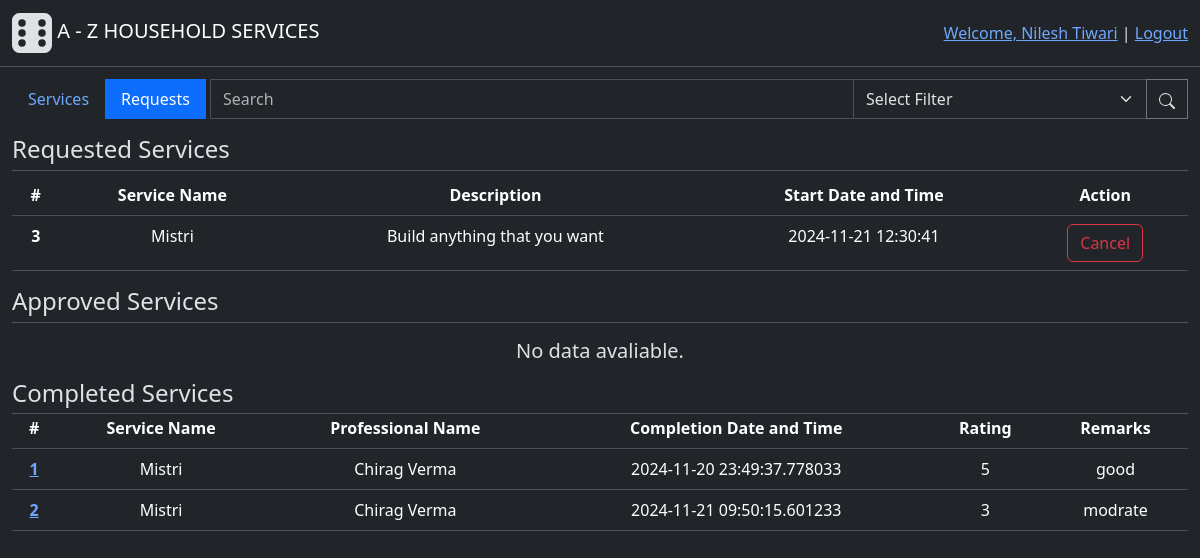
/user/requests (signed in), run on the app's committed database.
### backend/modals.py (models this page shows, shortened)
class User(db.Model, UserMixin):
    id = db.Column(db.Integer(), primary_key=True)
    email = db.Column(db.String(60), unique=True, nullable=False)
    password = db.Column(db.String(), nullable=False)
    role = db.Column(db.Integer(), nullable=False, default=1) # 0-Admin, 1-Customer, 2-Professional
    name = db.Column(db.String(30), nullable=False)
    address = db.Column(db.String(100), nullable=False)
    pincode = db.Column(db.Integer(), nullable=False)
    status = db.Column(db.Integer(), nullable=False, default=1) # 0-inactive, 1-active
    rating = db.Column(db.Integer(), default=0)
    service_requests = db.relationship("ServiceRequest", cascade="all, delete", backref="customer", lazy=True) # For accessing all the service requests created by a user(customer)
    professional_info = db.relationship("Professional", cascade="all, delete", backref="user", uselist=False) # one to one relation for accessing futher professional info
    def capitalised_name(self):
        return self.name.title()

class ServiceRequest(db.Model):
    id = db.Column(db.Integer(), primary_key=True)
    service_id = db.Column(db.Integer(), db.ForeignKey("service.id"), nullable=False) # Foreign Key - Service table
    customer_id = db.Column(db.Integer(), db.ForeignKey("user.id"), nullable=False) #Foreign key - from User(Customer) table
    professional_id = db.Column(db.Integer(), db.ForeignKey("professional.id")) # Foreign Key - Professional table, One professional for one job
    start_date = db.Column(db.DateTime(), nullable=False, default=datetime.now().replace(microsecond=0)) # datetime.now():get current time
    end_date = db.Column(db.DateTime())
    status = db.Column(db.Integer(), nullable=False, default=0) # 0-requested, 1-accepted, 2-completed at users-end, 3-completed at professionals-end
    rating = db.Column(db.Integer()) # Mandatory to give ratings for closing the job
    remarks = db.Column(db.String(500))
    professional = db.relationship("Professional", backref="service_requests", lazy=True)

class Service(db.Model):
    id = db.Column(db.Integer(), primary_key=True)
    name = db.Column(db.String(30),unique=True, nullable=False)
    desc = db.Column(db.String(500), nullable=False)
    time_required = db.Column(db.Integer(), nullable=False) # Time required (in Hrs)
    price = db.Column(db.Float(), nullable=False)
    status = db.Column(db.Integer(), nullable=False, default=1) # 0-inactive, 1-active
    service_requests = db.relationship("ServiceRequest", cascade="all, delete", backref="services", lazy=True) # For accessing all the service requests having common service

### backend/controllers.py (the view)
@app.route("/user/requests", methods=["GET", "POST"])
def user_requests_tab():
    button_state = request.args.get("button_state", 0, type=int) # Accessing data, sent to us, using url_for function, default=0
    service_requests = ServiceRequest.query.filter(ServiceRequest.customer_id==current_user.id, ServiceRequest.status==0).all()
    approved_service_requests = ServiceRequest.query.filter(ServiceRequest.customer_id==current_user.id, ServiceRequest.status==1).all()
    completed_service_requests = ServiceRequest.query.filter(ServiceRequest.customer_id==current_user.id, or_(ServiceRequest.status==2, ServiceRequest.status==3)).all()
    return render_template("user_requests_tab.html", service_requests=service_requests, button_state=button_state, approved_service_requests=approved_service_requests, completed_service_requests=completed_service_requests)

### app.py (called while the page is built)
def setup_app(): #Initializations
    app = Flask(__name__)
    app.config["SQLALCHEMY_DATABASE_URI"] = "sqlite:///household_services.sqlite3" # Database file name
    app.config["SECRET_KEY"] = "123456"
    db.init_app(app) # Connecting database to flask app
    app.app_context().push() #Direct access to other modules
    login_manager = LoginManager(app) # For manageing user sessions
    login_manager.login_view = "login_page" # Redirect to "login_page" route funtion if some try to access restricted route
    login_manager.login_message_category = "info"
    @login_manager.user_loader
    def load_user(user_id):
        return User.query.get(int(user_id))
    app.debug=True

### templates/user_requests_tab.html
{% extends "user_dashboard.html" %}
{% block subcontent %}
    {% include "includes/user_requested_services.html" %}
    {% include "includes/user_approved_services.html" %}
    {% include "includes/user_completed_services.html" %}
{% endblock %}

### templates/base.html (shortened to what this page needs)
<!doctype html>
<html lang="en" data-bs-theme="dark">
  <head>
    <link href="https://cdn.jsdelivr.net/npm/bootstrap@5.3.3/dist/css/bootstrap.min.css" rel="stylesheet">
    <link href="/static/styles/general.css" rel="stylesheet">
  </head>
  <body>
    <div class="header">
        <nav class="navbar bg-dark border-bottom border-body" data-bs-theme="dark"">
            <div class="container-fluid">
                <a class="navbar-brand" href="{{ url_for('home_page')}}">
                    <img src="/static/image/icons/logo.svg">
                    A - Z HOUSEHOLD SERVICES
                </a>
                {% if current_user.is_authenticated %}
                  <div>
                    <a class="active" aria-current="page" href="{{ url_for('login_page') }}">Welcome, {{ current_user.capitalised_name() }}</a>
                    |
                    <a class="active" aria-current="page" href="{{ url_for('logout') }}">Logout</a>
                  </div>
                {% else %}
                  <div>
                    <a class="active" aria-current="page" href="{{ url_for('login_page') }}">Login</a>
                    |
                    <a class="active" aria-current="page" href="{{ url_for('professional_signup_page') }}">Register As Professional</a>
                  </div>
                {% endif %}
            </div>
        </nav>
    </div>
    {% block content %}
    {% endblock %}
  </body>
</html>

### templates/includes/user_requested_services.html
<h4 style="margin-bottom: -10px;" class="h4 text-start mt-3">Requested Services</h4>
<hr style="margin-bottom:  0;" class="divider">
{% if service_requests %}
    <table class="table mt-1">
        <thead>
        <tr>
            <th scope="col">#</th>
            <th scope="col">Service Name</th>
            <th scope="col">Description</th>
            <th scope="col">Start Date and Time</th>
            <th scope="col">Action</th>
        </tr>
        </thead>
        <tbody>
            {% for service_request in service_requests %}
                <tr>
                    <th scope="row">{{service_request.id}}</th>
                    <td>{{service_request.services.name}}</td>
                    <td>{{service_request.services.desc}}</td>
                    <td>{{service_request.start_date}}</td>
                    <td>
                        <form action="{{ url_for('cancel_request', request_id=service_request.id)}}" method="POST">
                            <button type="submit" class="btn btn-outline-danger">Cancel</button>
                        </form>
                    </td>
                </tr>
            {% endfor %}
        </tbody>
    </table>
{% else %}
    <div class="h5 mt-3">No requests to show.</div>
{% endif %}

### templates/includes/user_completed_services.html
<h4 style="margin-bottom: -10px;" class="h4 text-start mt-3">Completed Services</h4>
<hr style="margin-bottom:  -10px;" class="divider">
{% if completed_service_requests %}
    <table class="table mt-1">
        <thead>
        <tr>
            <th scope="col">#</th>
            <th scope="col">Service Name</th>
            <th scope="col">Professional Name</th>
            <th scope="col">Completion Date and Time</th>
            <th scope="col">Rating</th>
            <th scope="col">Remarks</th>
        </tr>
        </thead>
        <tbody>
            {% for completed_service_request in completed_service_requests %}
                <tr>
                    <th scope="row">
                        <a href="{{ url_for('service_request_info', id=completed_service_request.id)}}">
                            {{completed_service_request.id}}
                        </a>
                    </th>
                    <td>{{completed_service_request.services.name}}</td>
                    <td>{{completed_service_request.professional.user.name}}</td>
                    <td>{{completed_service_request.end_date}}</td>
                    <td>{{completed_service_request.rating}}</td>
                    <td>{{completed_service_request.remarks}}</td>
                </tr>
            {% endfor %}
        </tbody>
    </table>
{% else %}
    <div class="h5 mt-3">No data available.</div>
{% endif %}

### data on the page
User: capitalised_name "Nilesh Tiwari"
ServiceRequest: id "3", services.name "Mistri", services.desc "Build anything that you want", start_date "2024-11-21 12:30:41"
ServiceRequest: id "1", services.name "Mistri", professional.user.name "Chirag Verma", end_date "2024-11-20 23:49:37.778033", rating "5", remarks "good"
ServiceRequest: id "2", services.name "Mistri", professional.user.name "Chirag Verma", end_date "2024-11-21 09:50:15.601233", rating "3", remarks "modrate"
